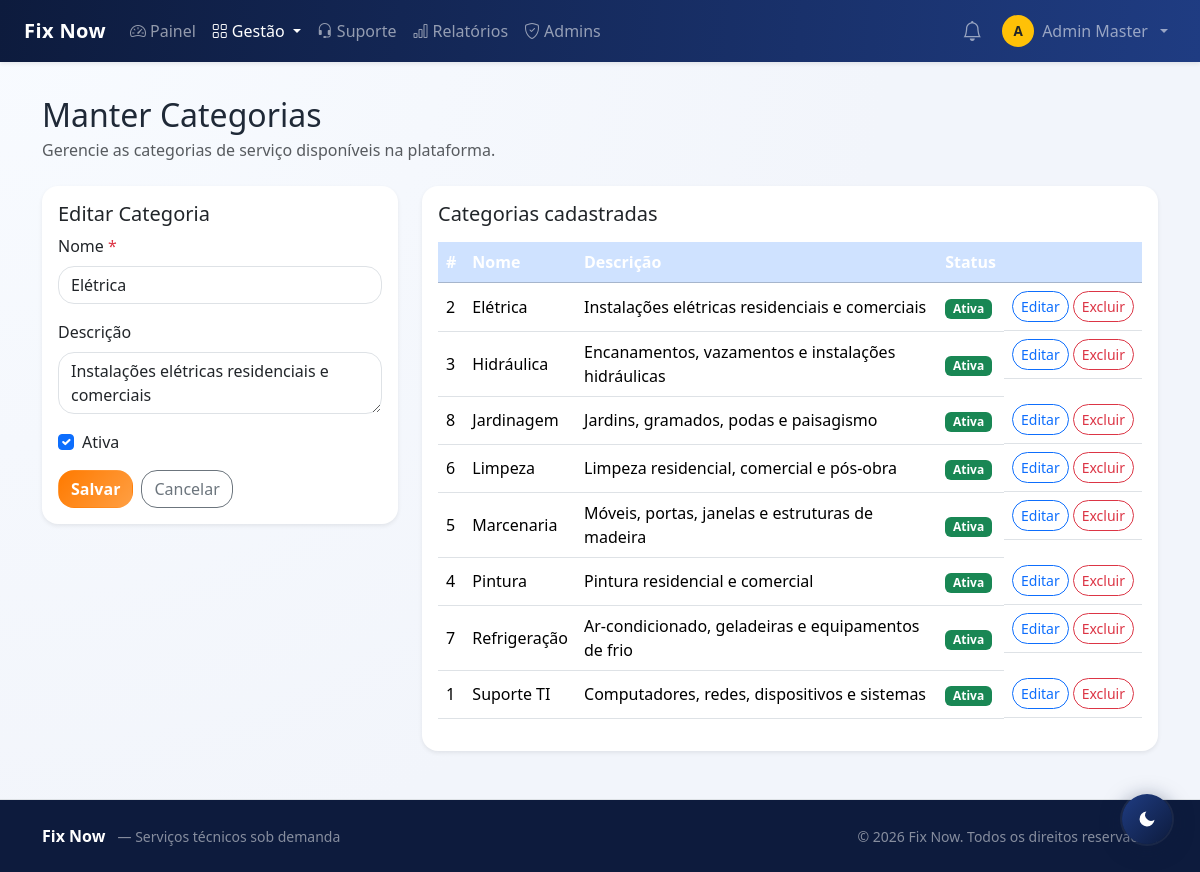
The app's page /view/admin/categorias.php?editar=2 (signed in) with its own data.
### tables this page shows
CREATE TABLE IF NOT EXISTS categoria (
  id        INT AUTO_INCREMENT PRIMARY KEY,
  nome      VARCHAR(100) NOT NULL UNIQUE,
  descricao VARCHAR(255) NULL,
  ativo     TINYINT(1)   NOT NULL DEFAULT 1,
  criado_em TIMESTAMP DEFAULT CURRENT_TIMESTAMP,
  admin_id  INT NULL,
  CONSTRAINT fk_categoria_admin FOREIGN KEY (admin_id) REFERENCES admin(id) ON DELETE SET NULL
);

### view/admin/categorias.php (the view, shortened to what this page needs)
<?php
require_once __DIR__ . '/_navbar.php';
$navbarHtml = ob_get_clean();
$categorias = $pdo->query('SELECT * FROM categoria ORDER BY nome ASC')->fetchAll();
$editando = null;
if (isset($_GET['editar'])) {
    $eid = (int)$_GET['editar'];
    foreach ($categorias as $c) { if ((int)$c['id'] === $eid) { $editando = $c; break; } }
}
?>
<!DOCTYPE html>
<html lang="pt-BR">
<head>
  <link href="https://cdn.jsdelivr.net/npm/bootstrap@5.3.3/dist/css/bootstrap.min.css" rel="stylesheet">
  <link href="../../assets/css/style.css" rel="stylesheet">
</head>
<body>
<?= $navbarHtml ?>
<main class="container py-5 mt-5">
  <h2 class="mb-1">Manter Categorias</h2>
  <p class="text-muted mb-4">Gerencie as categorias de serviço disponíveis na plataforma.</p>
  <div class="row g-4">
    <div class="col-lg-4">
      <div class="card shadow-sm border-0">
        <div class="card-body">
          <h5><?= $editando ? 'Editar Categoria' : 'Nova Categoria' ?></h5>
          <form method="post">
            <div class="mb-3">
              <label class="form-label">Nome <span class="text-danger">*</span></label>
              <input type="text" name="nome" class="form-control" maxlength="100" required
                value="<?= htmlspecialchars($editando['nome'] ?? '') ?>">
            </div>
            <div class="mb-3">
              <label class="form-label">Descrição</label>
              <textarea name="descricao" class="form-control" rows="2" maxlength="255"><?= htmlspecialchars($editando['descricao'] ?? '') ?></textarea>
            </div>
            <div class="mb-3 form-check">
              <input type="checkbox" name="ativo" id="chk_ativo" class="form-check-input" value="1"
                <?= (!$editando || $editando['ativo']) ? 'checked' : '' ?>>
              <label class="form-check-label" for="chk_ativo">Ativa</label>
            </div>
            <div class="d-flex gap-2">
              <button type="submit" class="btn btn-warning fw-semibold"><?= $editando ? 'Salvar' : 'Criar' ?></button>
              <?php if ($editando): ?><a href="categorias.php" class="btn btn-outline-secondary">Cancelar</a><?php endif; ?>
            </div>
          </form>
        </div>
      </div>
    </div>
    <div class="col-lg-8">
      <div class="card shadow-sm border-0">
        <div class="card-body">
          <h5 class="mb-3">Categorias cadastradas</h5>
          <?php if (!$categorias): ?>
            <p class="text-muted">Nenhuma categoria cadastrada.</p>
          <?php else: ?>
            <div class="table-responsive">
              <table class="table table-hover align-middle">
                <thead class="table-primary">
                  <tr><th>#</th><th>Nome</th><th>Descrição</th><th>Status</th><th></th></tr>
                </thead>
                <tbody>
                <?php foreach ($categorias as $c): ?>
                  <tr>
                    <td><?= (int)$c['id'] ?></td>
                    <td><?= htmlspecialchars($c['nome']) ?></td>
                    <td><?= htmlspecialchars($c['descricao'] ?? '—') ?></td>
                    <td><span class="badge <?= $c['ativo'] ? 'bg-success' : 'bg-secondary' ?>"><?= $c['ativo'] ? 'Ativa' : 'Inativa' ?></span></td>
                    <td class="d-flex gap-1">
                      <a href="categorias.php?editar=<?= (int)$c['id'] ?>" class="btn btn-sm btn-outline-primary">Editar</a>
                      <?php if ($isMaster): ?>
                        <form method="post" class="d-inline"
                              onsubmit="return confirm('Excluir esta categoria?');">
                          <button class="btn btn-sm btn-outline-danger">Excluir</button>
                        </form>
                      <?php endif; ?>
                    </td>
                  </tr>
                <?php endforeach; ?>
                </tbody>
              </table>
            </div>
          <?php endif; ?>
        </div>
      </div>
    </div>
  </div>
</main>
<?php require_once __DIR__ . '/../../includes/footer.php'; ?>
</body>
</html>

### assets/css/style.css (style rules this page uses)
:root { --fix-blue: #0d1b3d; --fix-blue-soft: #1f3c82; --fix-orange: #ff7a00; --fix-orange-soft: #ff9f43; --fix-bg: #f2f5fb; --fix-card: #ffffff; --fix-text: #1f2937; --fix-muted: #677489; --fix-shadow: 0 14px 32px rgba(15, 37, 84, 0.1); --fix-radius: 1rem; }
html, body { height: 100%; }
body { min-height: 100vh; display: flex; flex-direction: column; background: radial-gradient(circle at top left, #f8fbff, var(--fix-bg) 60%); color: var(--fix-text); }
main { flex: 1 0 auto; }
.bg-primary, .table-primary { background-color: var(--fix-blue) !important; }
.table-primary th { color: #fff; }
.btn-warning { background: linear-gradient(130deg, var(--fix-orange), var(--fix-orange-soft)); border-color: transparent; color: #fff; }
.btn, .form-control, .form-select, .card { border-radius: var(--fix-radius); transition: all 0.22s ease; }
.card { border: 1px solid #e9eef8; box-shadow: var(--fix-shadow); background: var(--fix-card); }

### records on screen
categoria: nome "Elétrica", descricao "Instalações elétricas residenciais e comerciais", ativo "☑", id "2", shows "Ativa"
categoria: id "3", nome "Hidráulica", descricao "Encanamentos, vazamentos e instalações hidráulicas", ativo "Ativa"
categoria: id "8", nome "Jardinagem", descricao "Jardins, gramados, podas e paisagismo", ativo "Ativa"
categoria: id "6", nome "Limpeza", descricao "Limpeza residencial, comercial e pós-obra", ativo "Ativa"
categoria: id "5", nome "Marcenaria", descricao "Móveis, portas, janelas e estruturas de madeira", ativo "Ativa"
categoria: id "4", nome "Pintura", descricao "Pintura residencial e comercial", ativo "Ativa"
categoria: id "7", nome "Refrigeração", descricao "Ar-condicionado, geladeiras e equipamentos de frio", ativo "Ativa"
categoria: id "1", nome "Suporte TI", descricao "Computadores, redes, dispositivos e sistemas", ativo "Ativa"

### other values on screen
$_navInicial "A"
$adminNome "Admin Master"
